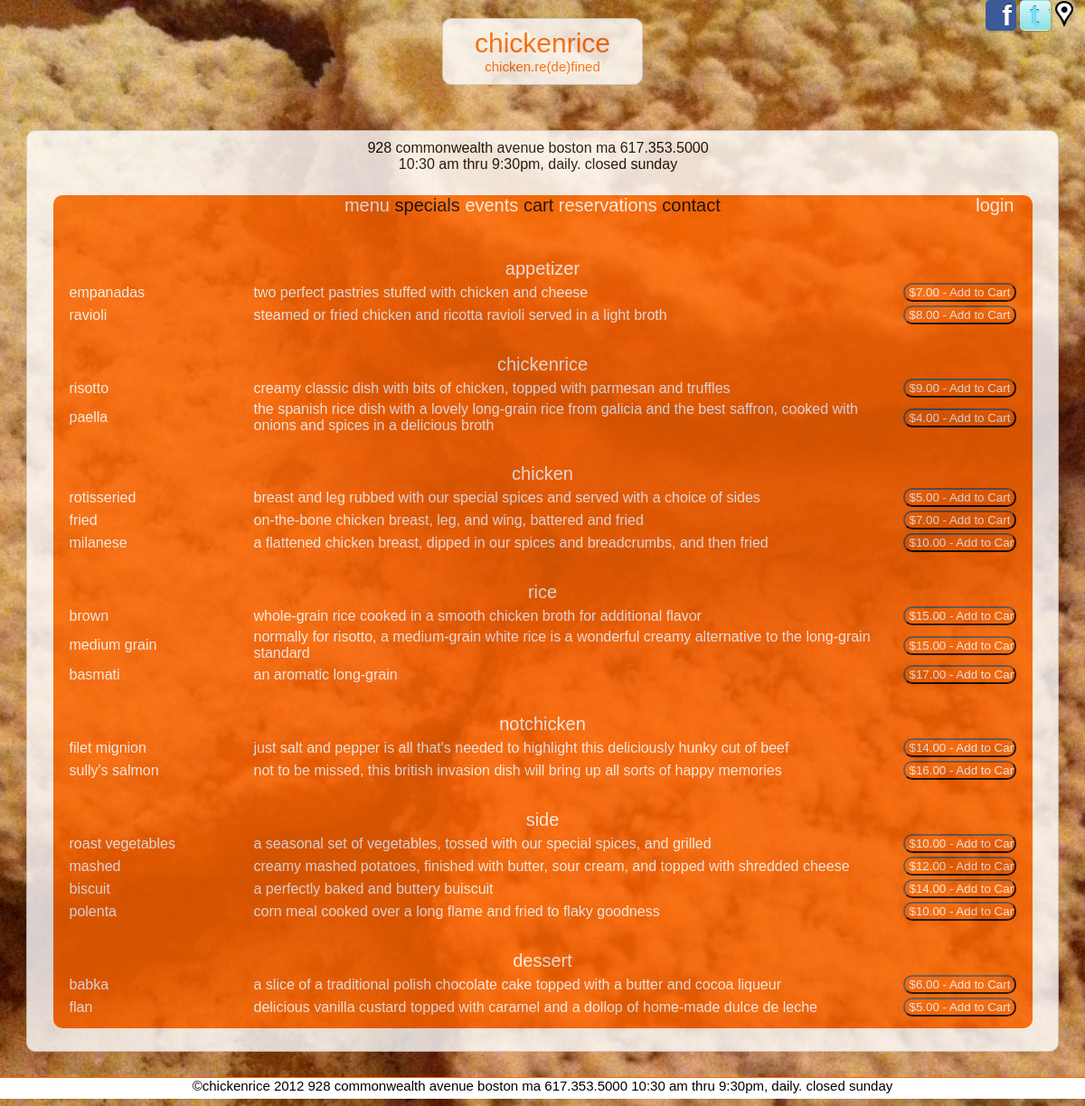
Page /menu/index.php on the committed database.
### tables this page shows
CREATE TABLE IF NOT EXISTS `menu` (
  `id` int(10) NOT NULL AUTO_INCREMENT,
  `menuType` int(10) NOT NULL,
  `foodItem` int(10) NOT NULL,
  `price` int(5) NOT NULL,
  `cost` int(5) NOT NULL,
  `specialDay` varchar(1) NULL,
  PRIMARY KEY (`id`),
  KEY `menuType` (`menuType`),
  KEY `foodItem` (`foodItem`)
);

CREATE TABLE IF NOT EXISTS `menutype` (
  `id` int(10) NOT NULL AUTO_INCREMENT,
  `name` varchar(25) NOT NULL,
  PRIMARY KEY (`id`)
);

CREATE TABLE IF NOT EXISTS `food` (
  `id` int(10) NOT NULL AUTO_INCREMENT,
  `name` varchar(25) NOT NULL,
  `description` varchar(255) NOT NULL,
  `isVegetarian` varchar(1) NOT NULL DEFAULT 'N',
  `imageName` varchar(255) NULL,
  PRIMARY KEY (`id`)
);

### model/database.php (called while the page is built, shortened)
<?php
class Database {
	private static $dsn = 'mysql:host=localhost;dbname=chickenrice';
	private static $username = 'chickenrice';
	private static $password = 'password';
	private static $db;
	public static function getDB () {
		if (!isset(self::$db)) {
			try {
				self::$db = new PDO(self::$dsn,
						self::$username,
						self::$password);
			} catch (PDOException $e) {
				$error_message = $e->getMessage();
				include('../errors/database_error.php');
				exit();
			}
		}
		return self::$db;
	}
}
?>

### model/menu.php (called while the page is built, shortened)
<?php
class Menu{
	private $menuId;
	private $menuType;
	private $foodName;
	private $description;
	private $price;
	public function getMenuId(){
		return $this->menuId;
	}
	public function getMenuType(){
		return $this->menuType;
	}
	public function getFoodName(){
		return $this->foodName;
	}
	public function getDescription(){
		return $this->description;
	}
	public function getPrice(){
		return $this->price;
	}
	public static function getMenu($db) {
		$sql="SELECT
				m.id as menuId,
				t.name as menuType,
				f.name as foodName,
				f.description as description,
				f.isVegetarian as vegetarian,
				m.price as price,
				m.specialDay as specialday,
				f.imageName as image
				FROM `menu` m JOIN `menutype` t ON m.menuType=t.id
									JOIN `food` f ON m.foodItem=f.id
				WHERE m.specialDay ='' AND f.name <>'event'";
		$statement= $db->prepare($sql);
		$statement->execute();
		$rows = $statement->fetchAll();
		$menu = array();
		foreach ($rows as $row) {
			$d = new Menu($db);
			$d->init($row);
			array_push($menu,$d);
		}
		return $menu;
	}
	private function init($row){
		$this->menuId = $row['menuId'];
		$this->menuType = $row['menuType'];
		$this->foodName = $row['foodName'];
		$this->description = $row['description'];
		$this->price = $row['price'];
	}
}
?>

### menu/menu.php (the view, shortened to what this page needs)
<?php
include('../include/header.php');
?>
<?php
include('../include/body.php');
?>
<table>
	<?php
	$previousType='';
	foreach($menu as $menuItem){
		if($previousType!=$menuItem->getMenuType()){
			$previousType=$menuItem->getMenuType();
			echo "<tr><td colspan=\"3\" class=\"menuheader\">$previousType</td></tr>";
		}
		$foodName=$menuItem->getFoodName();
		$desc=$menuItem->getDescription();
		$price=number_format($menuItem->getPrice(),2);
		$menuId=$menuItem->getMenuId();
		echo "<tr><td class=\"menuitem\"><a href=\"index.php?action=itemdetail&menuid=$menuId\">$foodName</a></td>";
		echo "<td class=\"menudesc\"><a href=\"index.php?action=itemdetail&menuid=$menuId\">$desc</a></td>";
		echo "<td><form name=\"addtocart\" method=\"POST\" action=\"#\">";
		echo "  <input type=\"button\" class=\"submitbutton menubutton\" title=\"add $foodName to your cart\" value=\"\$$price - Add to Cart\">";
		echo "  </form></td></tr>";
	}
	?>
</table>
<?php include('../include/footer.php'); ?>

### css/styles.css (style rules this page uses)
* { font-family: Arial, sans-serif; }
a { text-decoration: none; }
html { height: 100%; }
body { background-color: #000000; margin: 0; height: 100%; min-height: 100%; padding-bottom: 18px; scrollbar-base-color: #FF6600; scrollbar-arrow-color: #FF6600; scrollbar-DarkShadow-Color: #FF6600; background: url("img/bg/bg-01.jpg") no-repeat fixed center center; filter: progid:DXImageTransform.Microsoft.AlphaImageLoader(src="img/bg/bg-01.jpg", sizingMethod="scale" ); -webkit-background-size: cover; -moz-background-size: cover; -o-background-size: cover; background-size: cover; scrollbar-arrow-color: #FF6600; scrollbar-DarkShadow-Color: #FF6600; }
input { background-color: #FF6600; color: #FFFFFF; padding-left: 5px; }
table { margin-left: auto; margin-right: auto; }
select,input,#innerframe,#outerframe,#logo,textarea,fieldset, #cartcount, .menuimage { -webkit-border-radius: 10px; -moz-border-radius: 10px; -khtml-border-radius: 10px; border-radius: 10px; }
input,select,option,textarea { background-color: #FFFFFF; color: #FF6600; }
input[type="submit"],input[type="reset"],input[type="button"] { background-color: #FF6600; color: #FFFFFF; }
.menuheader { text-align: center; font-size: 20px; margin-bottom: 20px; margin-top: 20px; color: #FFFFFF; }
.menubutton { width: 125px; }
.menuitem { width: 200px; color: #FFFFFF; }
.menuitem a,.menudesc a { color: #FFFFFF; }
.menudesc { color: #FFFFFF; }
tr>td.menuheader { padding-top: 30px; }

### rows in the picture
menu: menuType.name "appetizer", foodItem.name "empanadas", foodItem.description "two perfect pastries stuffed with chicken and cheese", price "$7.00 - Add to Cart"
menu: foodItem.name "ravioli", foodItem.description "steamed or fried chicken and ricotta ravioli served in a light broth", price "$8.00 - Add to Cart"
menu: menuType.name "chickenrice", foodItem.name "risotto", foodItem.description "creamy classic dish with bits of chicken, topped with parmesan and truffles", price "$9.00 - Add to Cart"
menu: foodItem.name "paella", foodItem.description "the spanish rice dish with a lovely long-grain rice from galicia and the best saffron, cooked with onions and spices in a delicious broth", price "$4.00 - Add to Cart"
menu: menuType.name "chicken", foodItem.name "rotisseried", foodItem.description "breast and leg rubbed with our special spices and served with a choice of sides", price "$5.00 - Add to Cart"
menu: foodItem.name "fried", foodItem.description "on-the-bone chicken breast, leg, and wing, battered and fried", price "$7.00 - Add to Cart"
menu: foodItem.name "milanese", foodItem.description "a flattened chicken breast, dipped in our spices and breadcrumbs, and then fried", price "$10.00 - Add to Cart"
menu: menuType.name "rice", foodItem.name "brown", foodItem.description "whole-grain rice cooked in a smooth chicken broth for additional flavor", price "$15.00 - Add to Cart"
menu: foodItem.name "medium grain", foodItem.description "normally for risotto, a medium-grain white rice is a wonderful creamy alternative to the long-grain standard", price "$15.00 - Add to Cart"
menu: foodItem.name "basmati", foodItem.description "an aromatic long-grain", price "$17.00 - Add to Cart"
menu: menuType.name "notchicken", foodItem.name "filet mignion", foodItem.description "just salt and pepper is all that's needed to highlight this deliciously hunky cut of beef", price "$14.00 - Add to Cart"
menu: foodItem.name "sully's salmon", foodItem.description "not to be missed, this british invasion dish will bring up all sorts of happy memories", price "$16.00 - Add to Cart"
menu: menuType.name "side", foodItem.name "roast vegetables", foodItem.description "a seasonal set of vegetables, tossed with our special spices, and grilled", price "$10.00 - Add to Cart"
menu: foodItem.name "mashed", foodItem.description "creamy mashed potatoes, finished with butter, sour cream, and topped with shredded cheese", price "$12.00 - Add to Cart"
menu: foodItem.name "biscuit", foodItem.description "a perfectly baked and buttery buiscuit", price "$14.00 - Add to Cart"
menu: foodItem.name "polenta", foodItem.description "corn meal cooked over a long flame and fried to flaky goodness", price "$10.00 - Add to Cart"
menu: menuType.name "dessert", foodItem.name "babka", foodItem.description "a slice of a traditional polish chocolate cake topped with a butter and cocoa liqueur", price "$6.00 - Add to Cart"
menu: foodItem.name "flan", foodItem.description "delicious vanilla custard topped with caramel and a dollop of home-made dulce de leche", price "$5.00 - Add to Cart"
